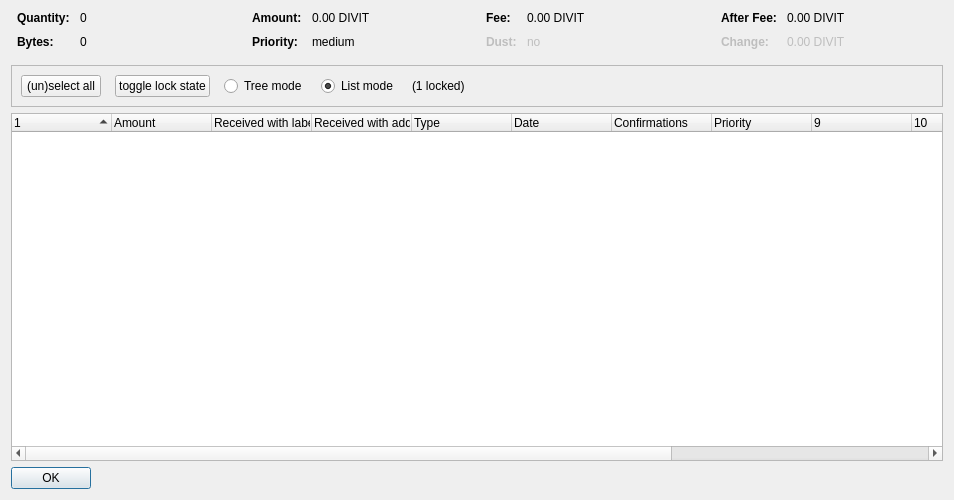
<?xml version="1.0" encoding="UTF-8"?>
<ui version="4.0">
 <class>CoinControlDialog</class>
 <widget class="QDialog" name="CoinControlDialog">
  <property name="geometry">
   <rect>
    <x>0</x>
    <y>0</y>
    <width>954</width>
    <height>500</height>
   </rect>
  </property>
  <property name="windowTitle">
   <string>Coin Selection</string>
  </property>
  <layout class="QVBoxLayout" name="verticalLayout">
   <item>
    <layout class="QHBoxLayout" name="horizontalLayoutTop" stretch="0,0,0,0">
     <property name="topMargin">
      <number>0</number>
     </property>
     <property name="bottomMargin">
      <number>10</number>
     </property>
     <item>
      <layout class="QFormLayout" name="formLayoutCoinControl1">
       <property name="horizontalSpacing">
        <number>10</number>
       </property>
       <property name="verticalSpacing">
        <number>10</number>
       </property>
       <property name="leftMargin">
        <number>6</number>
       </property>
       <property name="rightMargin">
        <number>6</number>
       </property>
       <item row="0" column="0">
        <widget class="QLabel" name="labelCoinControlQuantityText">
         <property name="font">
          <font>
           <weight>75</weight>
           <bold>true</bold>
          </font>
         </property>
         <property name="text">
          <string>Quantity:</string>
         </property>
        </widget>
       </item>
       <item row="0" column="1">
        <widget class="QLabel" name="labelCoinControlQuantity">
         <property name="cursor">
          <cursorShape>IBeamCursor</cursorShape>
         </property>
         <property name="contextMenuPolicy">
          <enum>Qt::ActionsContextMenu</enum>
         </property>
         <property name="text">
          <string notr="true">0</string>
         </property>
         <property name="textInteractionFlags">
          <set>Qt::LinksAccessibleByMouse|Qt::TextSelectableByKeyboard|Qt::TextSelectableByMouse</set>
         </property>
        </widget>
       </item>
       <item row="1" column="0">
        <widget class="QLabel" name="labelCoinControlBytesText">
         <property name="font">
          <font>
           <weight>75</weight>
           <bold>true</bold>
          </font>
         </property>
         <property name="text">
          <string>Bytes:</string>
         </property>
        </widget>
       </item>
       <item row="1" column="1">
        <widget class="QLabel" name="labelCoinControlBytes">
         <property name="cursor">
          <cursorShape>IBeamCursor</cursorShape>
         </property>
         <property name="contextMenuPolicy">
          <enum>Qt::ActionsContextMenu</enum>
         </property>
         <property name="text">
          <string notr="true">0</string>
         </property>
         <property name="textInteractionFlags">
          <set>Qt::LinksAccessibleByMouse|Qt::TextSelectableByKeyboard|Qt::TextSelectableByMouse</set>
         </property>
        </widget>
       </item>
      </layout>
     </item>
     <item>
      <layout class="QFormLayout" name="formLayoutCoinControl2">
       <property name="horizontalSpacing">
        <number>10</number>
       </property>
       <property name="verticalSpacing">
        <number>10</number>
       </property>
       <property name="leftMargin">
        <number>6</number>
       </property>
       <property name="rightMargin">
        <number>6</number>
       </property>
       <item row="0" column="0">
        <widget class="QLabel" name="labelCoinControlAmountText">
         <property name="font">
          <font>
           <weight>75</weight>
           <bold>true</bold>
          </font>
         </property>
         <property name="text">
          <string>Amount:</string>
         </property>
        </widget>
       </item>
       <item row="0" column="1">
        <widget class="QLabel" name="labelCoinControlAmount">
         <property name="cursor">
          <cursorShape>IBeamCursor</cursorShape>
         </property>
         <property name="contextMenuPolicy">
          <enum>Qt::ActionsContextMenu</enum>
         </property>
         <property name="text">
          <string notr="true">0.00 DIVIT</string>
         </property>
         <property name="textInteractionFlags">
          <set>Qt::LinksAccessibleByMouse|Qt::TextSelectableByKeyboard|Qt::TextSelectableByMouse</set>
         </property>
        </widget>
       </item>
       <item row="1" column="0">
        <widget class="QLabel" name="labelCoinControlPriorityText">
         <property name="font">
          <font>
           <weight>75</weight>
           <bold>true</bold>
          </font>
         </property>
         <property name="text">
          <string>Priority:</string>
         </property>
        </widget>
       </item>
       <item row="1" column="1">
        <widget class="QLabel" name="labelCoinControlPriority">
         <property name="cursor">
          <cursorShape>IBeamCursor</cursorShape>
         </property>
         <property name="contextMenuPolicy">
          <enum>Qt::ActionsContextMenu</enum>
         </property>
         <property name="text">
          <string>medium</string>
         </property>
         <property name="textInteractionFlags">
          <set>Qt::LinksAccessibleByMouse|Qt::TextSelectableByKeyboard|Qt::TextSelectableByMouse</set>
         </property>
        </widget>
       </item>
      </layout>
     </item>
     <item>
      <layout class="QFormLayout" name="formLayoutCoinControl3">
       <property name="horizontalSpacing">
        <number>10</number>
       </property>
       <property name="verticalSpacing">
        <number>10</number>
       </property>
       <property name="leftMargin">
        <number>6</number>
       </property>
       <property name="rightMargin">
        <number>6</number>
       </property>
       <item row="0" column="0">
        <widget class="QLabel" name="labelCoinControlFeeText">
         <property name="font">
          <font>
           <weight>75</weight>
           <bold>true</bold>
          </font>
         </property>
         <property name="text">
          <string>Fee:</string>
         </property>
        </widget>
       </item>
       <item row="0" column="1">
        <widget class="QLabel" name="labelCoinControlFee">
         <property name="cursor">
          <cursorShape>IBeamCursor</cursorShape>
         </property>
         <property name="contextMenuPolicy">
          <enum>Qt::ActionsContextMenu</enum>
         </property>
         <property name="text">
          <string notr="true">0.00 DIVIT</string>
         </property>
         <property name="textInteractionFlags">
          <set>Qt::LinksAccessibleByMouse|Qt::TextSelectableByKeyboard|Qt::TextSelectableByMouse</set>
         </property>
        </widget>
       </item>
       <item row="1" column="0">
        <widget class="QLabel" name="labelCoinControlLowOutputText">
         <property name="enabled">
          <bool>false</bool>
         </property>
         <property name="font">
          <font>
           <weight>75</weight>
           <bold>true</bold>
          </font>
         </property>
         <property name="text">
          <string>Dust:</string>
         </property>
        </widget>
       </item>
       <item row="1" column="1">
        <widget class="QLabel" name="labelCoinControlLowOutput">
         <property name="enabled">
          <bool>false</bool>
         </property>
         <property name="cursor">
          <cursorShape>IBeamCursor</cursorShape>
         </property>
         <property name="contextMenuPolicy">
          <enum>Qt::ActionsContextMenu</enum>
         </property>
         <property name="text">
          <string>no</string>
         </property>
         <property name="textInteractionFlags">
          <set>Qt::LinksAccessibleByMouse|Qt::TextSelectableByKeyboard|Qt::TextSelectableByMouse</set>
         </property>
        </widget>
       </item>
      </layout>
     </item>
     <item>
      <layout class="QFormLayout" name="formLayoutCoinControl4">
       <property name="horizontalSpacing">
        <number>10</number>
       </property>
       <property name="verticalSpacing">
        <number>10</number>
       </property>
       <property name="leftMargin">
        <number>6</number>
       </property>
       <property name="rightMargin">
        <number>6</number>
       </property>
       <item row="0" column="0">
        <widget class="QLabel" name="labelCoinControlAfterFeeText">
         <property name="font">
          <font>
           <weight>75</weight>
           <bold>true</bold>
          </font>
         </property>
         <property name="text">
          <string>After Fee:</string>
         </property>
        </widget>
       </item>
       <item row="0" column="1">
        <widget class="QLabel" name="labelCoinControlAfterFee">
         <property name="cursor">
          <cursorShape>IBeamCursor</cursorShape>
         </property>
         <property name="contextMenuPolicy">
          <enum>Qt::ActionsContextMenu</enum>
         </property>
         <property name="text">
          <string notr="true">0.00 DIVIT</string>
         </property>
         <property name="textInteractionFlags">
          <set>Qt::LinksAccessibleByMouse|Qt::TextSelectableByKeyboard|Qt::TextSelectableByMouse</set>
         </property>
        </widget>
       </item>
       <item row="1" column="0">
        <widget class="QLabel" name="labelCoinControlChangeText">
         <property name="enabled">
          <bool>false</bool>
         </property>
         <property name="font">
          <font>
           <weight>75</weight>
           <bold>true</bold>
          </font>
         </property>
         <property name="text">
          <string>Change:</string>
         </property>
        </widget>
       </item>
       <item row="1" column="1">
        <widget class="QLabel" name="labelCoinControlChange">
         <property name="enabled">
          <bool>false</bool>
         </property>
         <property name="cursor">
          <cursorShape>IBeamCursor</cursorShape>
         </property>
         <property name="contextMenuPolicy">
          <enum>Qt::ActionsContextMenu</enum>
         </property>
         <property name="text">
          <string notr="true">0.00 DIVIT</string>
         </property>
         <property name="textInteractionFlags">
          <set>Qt::LinksAccessibleByMouse|Qt::TextSelectableByKeyboard|Qt::TextSelectableByMouse</set>
         </property>
        </widget>
       </item>
      </layout>
     </item>
    </layout>
   </item>
   <item>
    <widget class="QFrame" name="frame">
     <property name="minimumSize">
      <size>
       <width>0</width>
       <height>40</height>
      </size>
     </property>
     <property name="frameShape">
      <enum>QFrame::StyledPanel</enum>
     </property>
     <property name="frameShadow">
      <enum>QFrame::Sunken</enum>
     </property>
     <layout class="QHBoxLayout" name="horizontalLayout">
      <item>
       <layout class="QHBoxLayout" name="horizontalLayoutPanel" stretch="0,0,0,0,0,0">
        <property name="spacing">
         <number>14</number>
        </property>
        <item>
         <widget class="QPushButton" name="pushButtonSelectAll">
          <property name="sizePolicy">
           <sizepolicy hsizetype="Maximum" vsizetype="Fixed">
            <horstretch>0</horstretch>
            <verstretch>0</verstretch>
           </sizepolicy>
          </property>
          <property name="text">
           <string>(un)select all</string>
          </property>
          <property name="autoDefault">
           <bool>false</bool>
          </property>
         </widget>
        </item>
        <item>
         <widget class="QPushButton" name="pushButtonToggleLock">
          <property name="sizePolicy">
           <sizepolicy hsizetype="Maximum" vsizetype="Fixed">
            <horstretch>0</horstretch>
            <verstretch>0</verstretch>
           </sizepolicy>
          </property>
          <property name="text">
           <string>toggle lock state</string>
          </property>
          <property name="autoDefault">
           <bool>false</bool>
          </property>
         </widget>
        </item>
        <item>
         <widget class="QRadioButton" name="radioTreeMode">
          <property name="sizePolicy">
           <sizepolicy hsizetype="Maximum" vsizetype="Fixed">
            <horstretch>0</horstretch>
            <verstretch>0</verstretch>
           </sizepolicy>
          </property>
          <property name="text">
           <string>Tree mode</string>
          </property>
         </widget>
        </item>
        <item>
         <widget class="QRadioButton" name="radioListMode">
          <property name="sizePolicy">
           <sizepolicy hsizetype="Maximum" vsizetype="Fixed">
            <horstretch>0</horstretch>
            <verstretch>0</verstretch>
           </sizepolicy>
          </property>
          <property name="text">
           <string>List mode</string>
          </property>
          <property name="checked">
           <bool>true</bool>
          </property>
         </widget>
        </item>
        <item>
         <widget class="QLabel" name="labelLocked">
          <property name="text">
           <string>(1 locked)</string>
          </property>
         </widget>
        </item>
        <item>
         <spacer name="horizontalSpacer">
          <property name="orientation">
           <enum>Qt::Horizontal</enum>
          </property>
          <property name="sizeHint" stdset="0">
           <size>
            <width>40</width>
            <height>20</height>
           </size>
          </property>
         </spacer>
        </item>
       </layout>
      </item>
     </layout>
    </widget>
   </item>
   <item>
    <widget class="CoinControlTreeWidget" name="treeWidget">
     <property name="contextMenuPolicy">
      <enum>Qt::CustomContextMenu</enum>
     </property>
     <property name="sortingEnabled">
      <bool>false</bool>
     </property>
     <property name="columnCount">
      <number>13</number>
     </property>
     <attribute name="headerShowSortIndicator" stdset="0">
      <bool>true</bool>
     </attribute>
     <attribute name="headerStretchLastSection">
      <bool>false</bool>
     </attribute>
     <column>
      <property name="text">
       <string/>
      </property>
     </column>
     <column>
      <property name="text">
       <string>Amount</string>
      </property>
     </column>
     <column>
      <property name="text">
       <string>Received with label</string>
      </property>
     </column>
     <column>
      <property name="text">
       <string>Received with address</string>
      </property>
     </column>
     <column>
      <property name="text">
	<string>Type</string>
      </property>
     </column>
     <column>
      <property name="text">	 
       <string>Date</string>
      </property>
     </column>
     <column>
      <property name="text">
       <string>Confirmations</string>
      </property>
      <property name="toolTip">
       <string>Confirmed</string>
      </property>
     </column>
     <column>
      <property name="text">
       <string>Priority</string>
      </property>
     </column>
     <column>
      <property name="text">
       <string/>
      </property>
     </column>
     <column>
      <property name="text">
       <string/>
      </property>
     </column>
     <column>
      <property name="text">
       <string/>
      </property>
     </column>
     <column>
      <property name="text">
       <string/>
      </property>
     </column>
     <column>
      <property name="text">
       <string/>
      </property>
     </column>
    </widget>
   </item>
   <item>
    <widget class="QDialogButtonBox" name="buttonBox">
     <property name="sizePolicy">
      <sizepolicy hsizetype="Maximum" vsizetype="Fixed">
       <horstretch>0</horstretch>
       <verstretch>0</verstretch>
      </sizepolicy>
     </property>
     <property name="orientation">
      <enum>Qt::Horizontal</enum>
     </property>
     <property name="standardButtons">
      <set>QDialogButtonBox::Ok</set>
     </property>
    </widget>
   </item>
  </layout>
 </widget>
 <customwidgets>
  <customwidget>
   <class>CoinControlTreeWidget</class>
   <extends>QTreeWidget</extends>
   <header>coincontroltreewidget.h</header>
  </customwidget>
 </customwidgets>
 <resources/>
 <connections/>
</ui>
